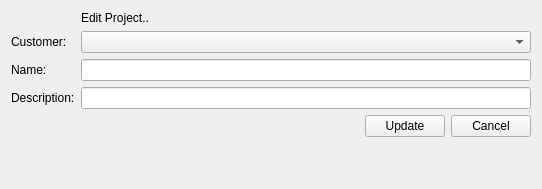
<?xml version="1.0" encoding="UTF-8"?>
<ui version="4.0">
 <class>project</class>
 <widget class="QWidget" name="project">
  <property name="windowModality">
   <enum>Qt::WindowModal</enum>
  </property>
  <property name="geometry">
   <rect>
    <x>0</x>
    <y>0</y>
    <width>542</width>
    <height>189</height>
   </rect>
  </property>
  <property name="windowTitle">
   <string>Edit Project</string>
  </property>
  <property name="action" stdset="0">
   <string>GetProject project {id={id}}</string>
  </property>
  <property name="synonym:customerid" stdset="0">
   <string>customer.selected</string>
  </property>
  <layout class="QFormLayout" name="formLayout">
   <property name="fieldGrowthPolicy">
    <enum>QFormLayout::AllNonFixedFieldsGrow</enum>
   </property>
   <item row="0" column="1">
    <widget class="QLabel" name="editProjectLabel">
     <property name="text">
      <string>Edit Project..</string>
     </property>
    </widget>
   </item>
   <item row="2" column="0">
    <widget class="QLabel" name="label_name">
     <property name="text">
      <string>Name:</string>
     </property>
     <property name="buddy">
      <cstring>name</cstring>
     </property>
    </widget>
   </item>
   <item row="1" column="0">
    <widget class="QLabel" name="label_name">
     <property name="text">
      <string>Customer:</string>
     </property>
    </widget>
   </item>
   <item row="2" column="1">
    <widget class="QLineEdit" name="name"/>
   </item>
   <item row="3" column="0">
    <widget class="QLabel" name="label_description">
     <property name="text">
      <string>Description:</string>
     </property>
     <property name="buddy">
      <cstring>description</cstring>
     </property>
    </widget>
   </item>
   <item row="3" column="1">
    <widget class="QLineEdit" name="description"/>
   </item>
   <item row="5" column="1">
    <layout class="QHBoxLayout" name="horizontalLayout">
     <item>
      <spacer name="horizontalSpacer">
       <property name="orientation">
        <enum>Qt::Horizontal</enum>
       </property>
       <property name="sizeHint" stdset="0">
        <size>
         <width>40</width>
         <height>20</height>
        </size>
       </property>
      </spacer>
     </item>
     <item>
      <widget class="QPushButton" name="update">
       <property name="text">
        <string>Update</string>
       </property>
       <property name="rootelement" stdset="0">
        <string notr="true">project</string>
       </property>
       <property name="action" stdset="0">
        <string notr="true">UpdateProject project {id={project.id},customerid={project.customerid},name{{project.name}},description{{project.description}}}</string>
       </property>
       <property name="form" stdset="0">
        <string notr="true">_CLOSE_</string>
       </property>
       <property name="datasignal:clicked" stdset="0">
        <string>listProject</string>
       </property>
      </widget>
     </item>
     <item>
      <widget class="QPushButton" name="cancel">
       <property name="text">
        <string>Cancel</string>
       </property>
       <property name="form" stdset="0">
        <string notr="true">_CLOSE_</string>
       </property>
      </widget>
     </item>
    </layout>
   </item>
   <item row="1" column="1">
    <widget class="QComboBox" name="customer">
     <property name="action" stdset="0">
      <string>ListCustomerRef customer {}</string>
     </property>
    </widget>
   </item>
  </layout>
 </widget>
 <tabstops>
  <tabstop>name</tabstop>
  <tabstop>description</tabstop>
 </tabstops>
 <resources/>
 <connections>
  <connection>
   <sender>name</sender>
   <signal>returnPressed()</signal>
   <receiver>description</receiver>
   <slot>setFocus()</slot>
   <hints>
    <hint type="sourcelabel">
     <x>20</x>
     <y>20</y>
    </hint>
    <hint type="destinationlabel">
     <x>20</x>
     <y>20</y>
    </hint>
   </hints>
  </connection>
  <connection>
   <sender>description</sender>
   <signal>returnPressed()</signal>
   <receiver>update</receiver>
   <slot>click()</slot>
   <hints>
    <hint type="sourcelabel">
     <x>20</x>
     <y>20</y>
    </hint>
    <hint type="destinationlabel">
     <x>20</x>
     <y>20</y>
    </hint>
   </hints>
  </connection>
 </connections>
</ui>
